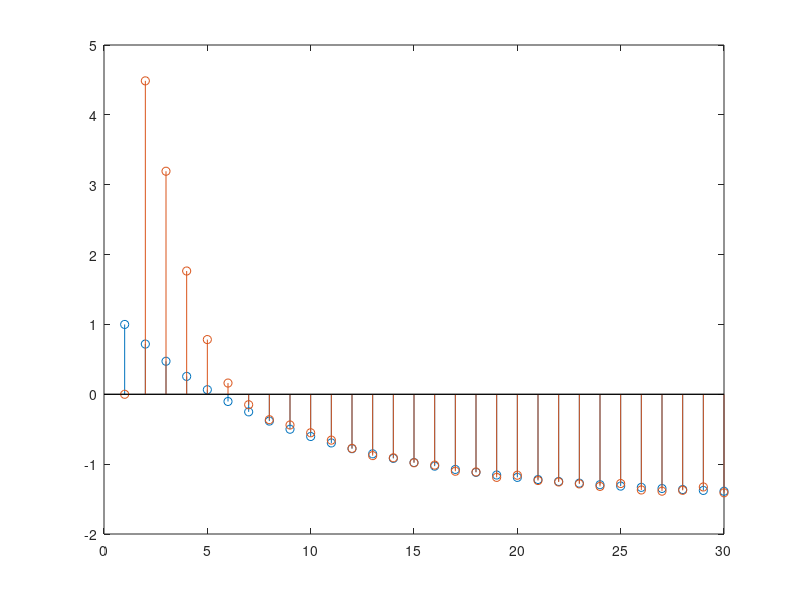
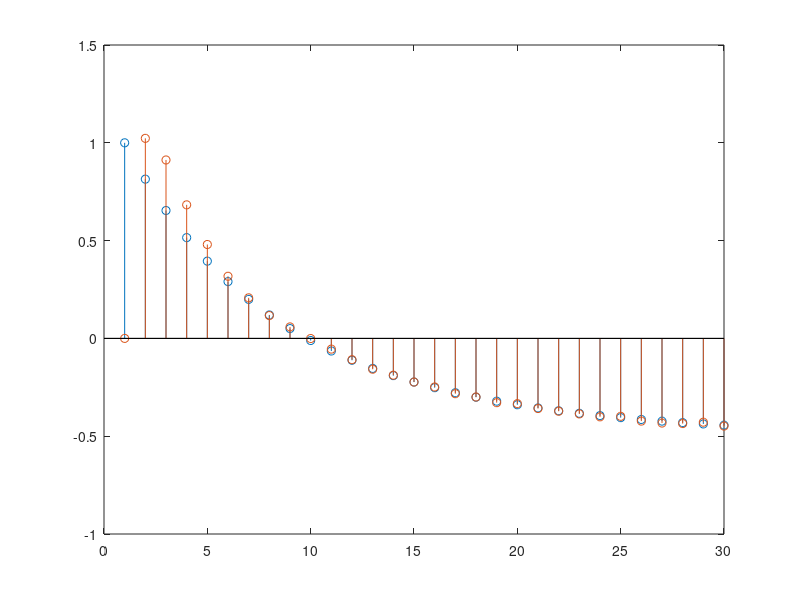
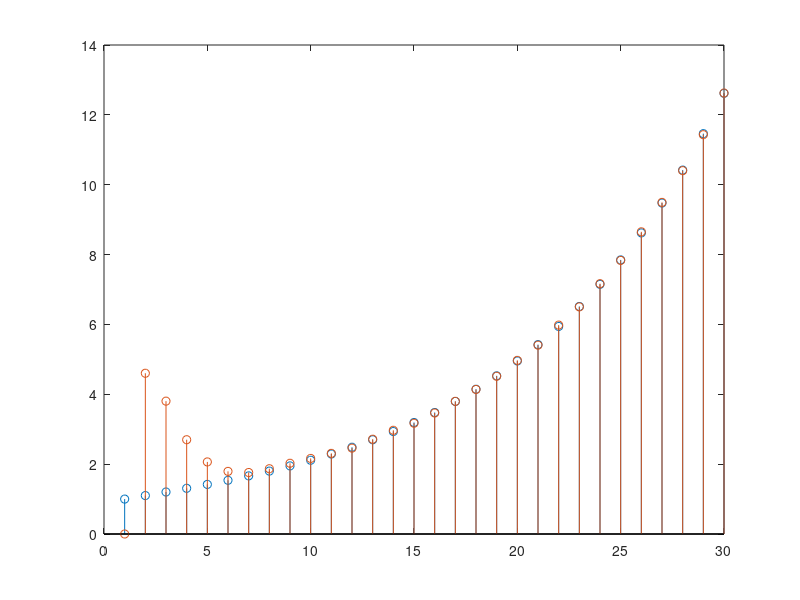
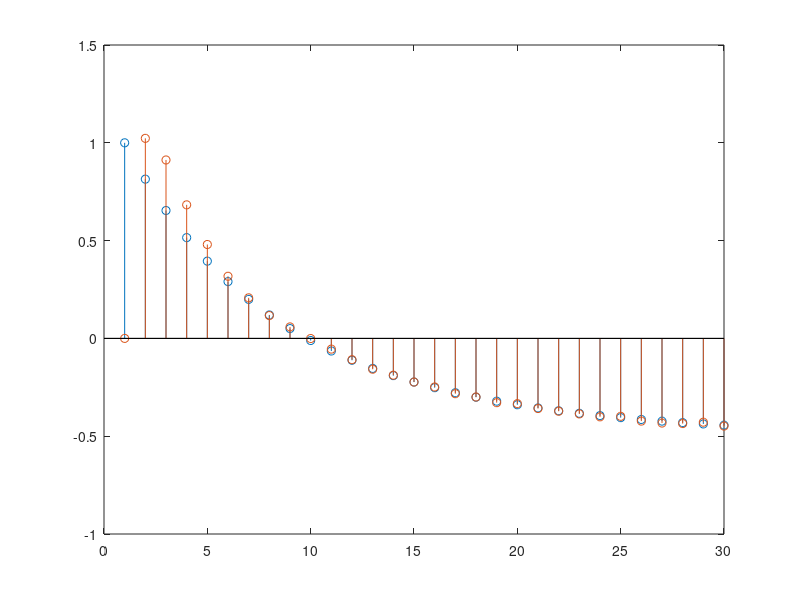

Reproduce these figures in MATLAB, in order.
sysC1 = tf(1, [1 3 2]);
sysD1 = c2d(ss(sysC1), 0.1);
% Realizando os calculos para polos em 0.3 e 0.4:
L=place(sysD1.A',sysD1.C',[0.3 0.4])';
N = 30;
n = 1:N;
u = ones(N, 1);
[x1,x2, x1O, x2O] = deal(zeros(2, N));
x1(:, 1) = [1, 1];
[y1,y2, y1O, y2O] = deal(zeros(1, N));
for i = 1:N-1
    y1(i) = sysD1.C*x1(:,i) + sysD1.D*u(i) -0.01 + (0.02)*rand(1);
    x1(:,i+1) = sysD1.A*x1(:,i) + sysD1.B*u(i);
end
for i = 1:N-1
    y1O(i) = sysD1.C*x1O(:,i) + sysD1.D*u(i);
    x1O(:,i+1) = sysD1.A*x1O(:,i) + sysD1.B*u(i) + L*(y1(i) - y1O(i));
end
figure(1);
stem(n, x1(1,:));
hold on;
stem(n, x1O(1,:));
hold off;
figure(2);
stem(n, x1(2,:));
hold on;
stem(n, x1O(2,:));
hold off;
%% Para o segundo estado
sysC2 = tf(1, [1 1 -2]);
sysD2 = c2d(ss(sysC2), 0.1);
% Realizando os calculos para polos em 0.3 e 0.4:
L2=place(sysD2.A',sysD2.C',[0.3 0.4])';
N = 30;
n = 1:N;
u = ones(N, 1);
x2(:, 1) = [1, 1];
for i = 1:N-1
    y2(i) = sysD2.C*x2(:,i) + sysD2.D*u(i) -0.01 + (0.02)*rand(1);
    x2(:,i+1) = sysD2.A*x2(:,i) + sysD2.B*u(i);
end
for i = 1:N-1
    y2O(i) = sysD2.C*x2O(:,i) + sysD2.D*u(i);
    x2O(:,i+1) = sysD2.A*x2O(:,i) + sysD2.B*u(i) + L2*(y2(i) - y2O(i));
end
figure(3);
stem(n, x2(1,:));
hold on;
stem(n, x2O(1,:));
hold off;
figure(4);
stem(n, x1(2,:));
hold on;
stem(n, x1O(2,:));
hold off;
